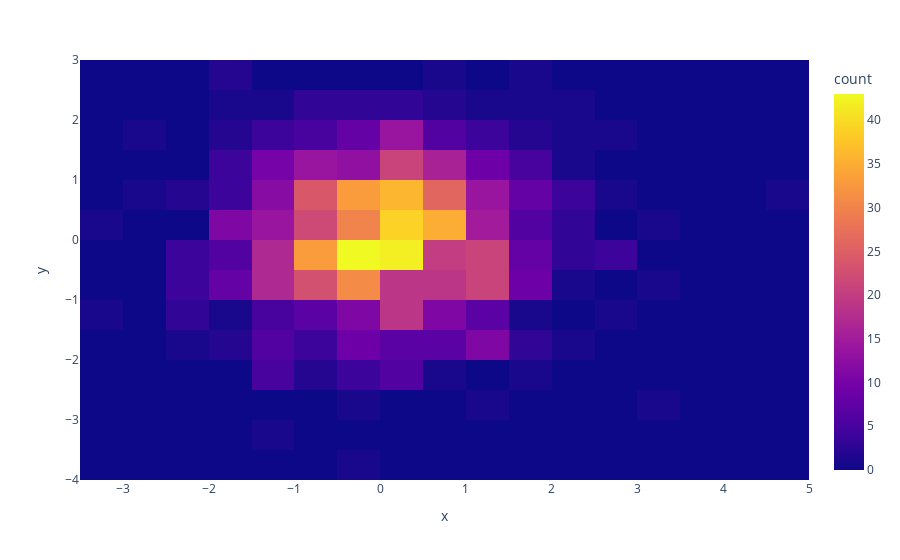

The notebook cell this image was saved under:
### Code cell
px.density_heatmap(x=x,y=y)

### Figure 1 — Plotly figure (JSON) as saved in the notebook; plotly's stock layout.template omitted (floating-point values rounded to 4 significant figures; data arrays with more than 128 entries replaced by an {"elided": "..."} marker saying what was removed)
{"data": [{"coloraxis": "coloraxis", "hovertemplate": "x=%{x}<br>y=%{y}<br>count=%{z}<extra></extra>", "name": "", "type": "histogram2d", "x": {"elided": "1000 float values"}, "xaxis": "x", "xbingroup": "x", "y": {"elided": "1000 float values"}, "yaxis": "y", "ybingroup": "y"}], "layout": {"coloraxis": {"colorbar": {"title": {"text": "count"}}, "colorscale": [[0, "#0d0887"], [0.1111, "#46039f"], [0.2222, "#7201a8"], [0.3333, "#9c179e"], [0.4444, "#bd3786"], [0.5556, "#d8576b"], [0.6667, "#ed7953"], [0.7778, "#fb9f3a"], [0.8889, "#fdca26"], [1, "#f0f921"]]}, "legend": {"tracegroupgap": 0}, "margin": {"t": 60}, "xaxis": {"anchor": "y", "domain": [0, 1], "title": {"text": "x"}}, "yaxis": {"anchor": "x", "domain": [0, 1], "title": {"text": "y"}}}}
